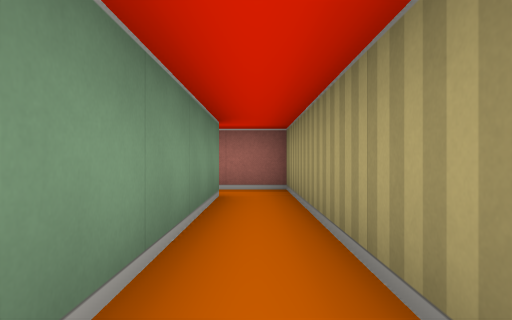
[1] (above)

24 first-person views from a walk through a cub3D maze. The camera is about half as high as the walls, looks level and sees 75° across. The floor is counted in squares. Each view is taken from the middle of a square. On the plan, view 1 faces up. The plan holds only what a view shows up to about 9 squares ahead; the rest is blank.

[2]
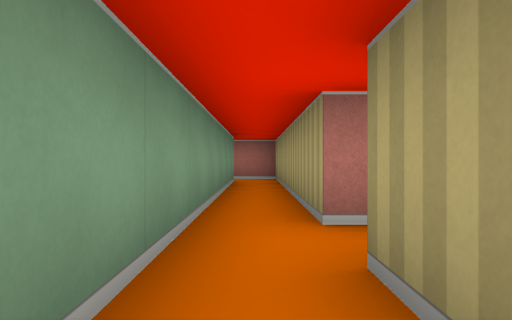

[3]
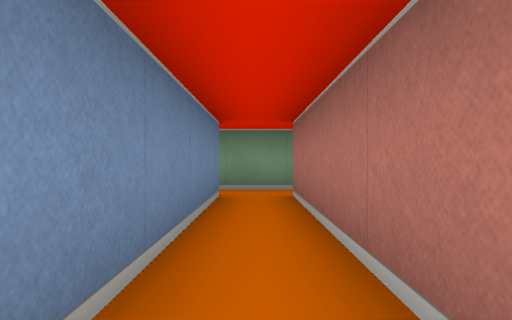

[4]
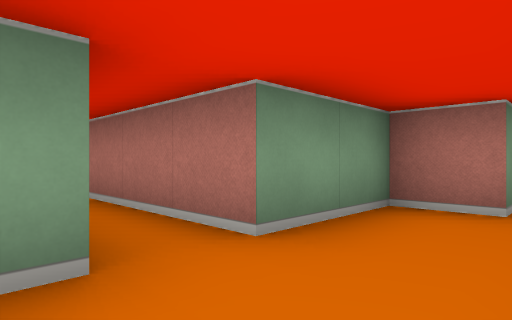

[5]
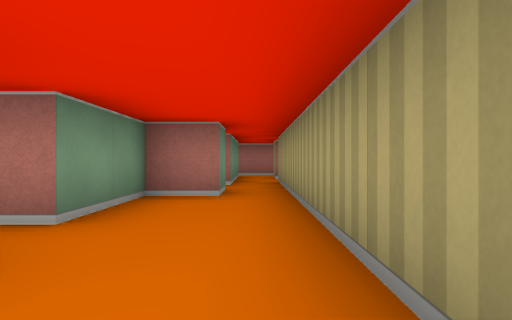

[6]
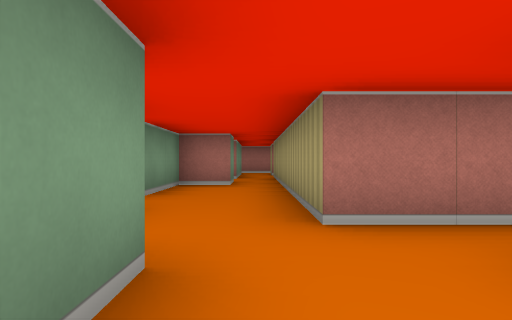

[7]
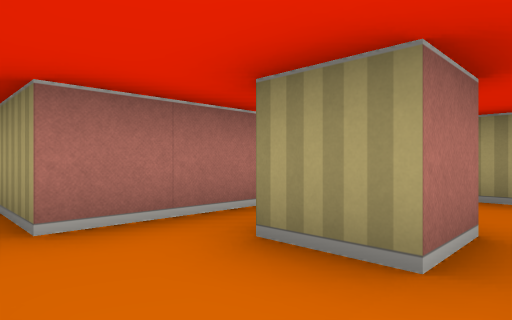

[8]
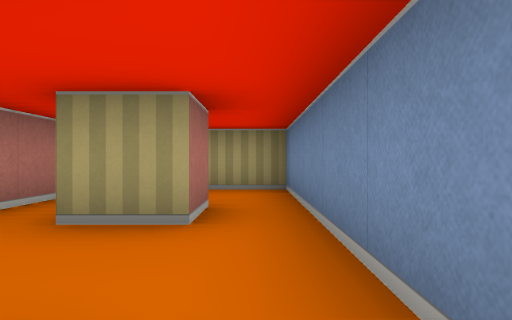

[9]
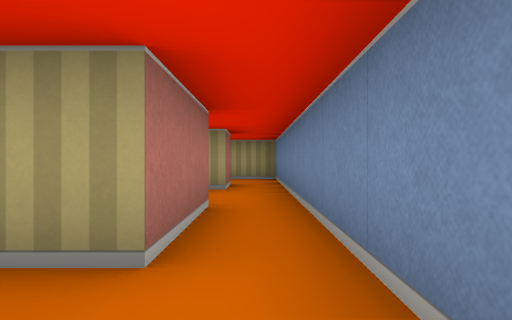

[10]
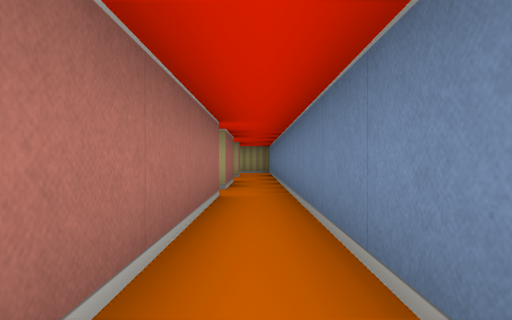

[11]
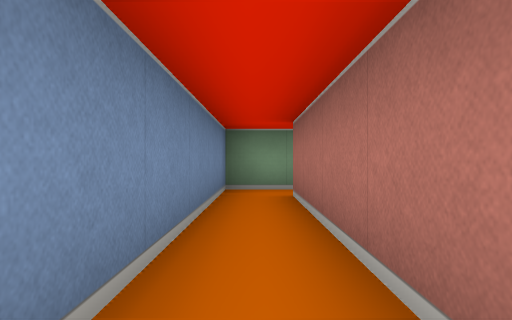

[12]
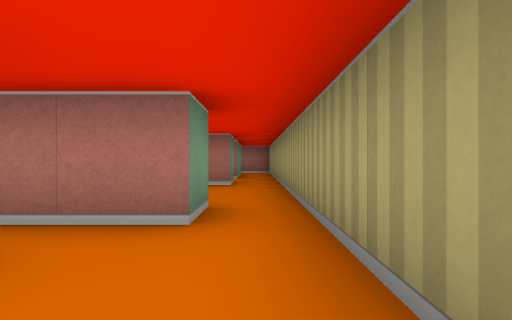

[13]
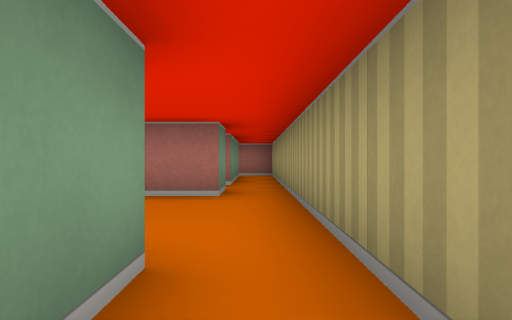

[14]
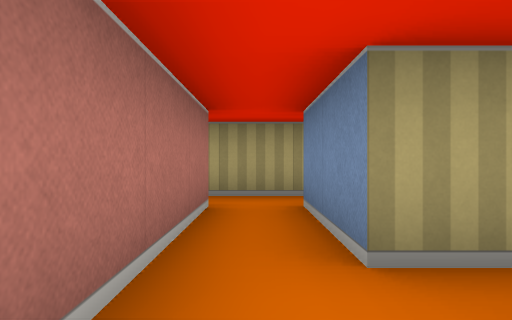

[15]
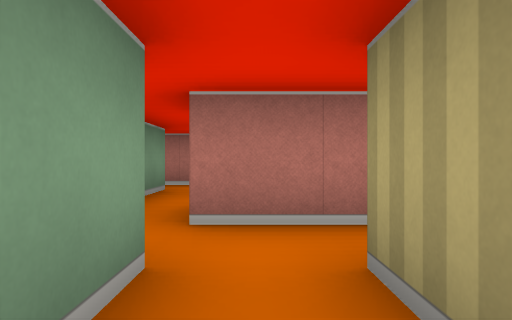

[16]
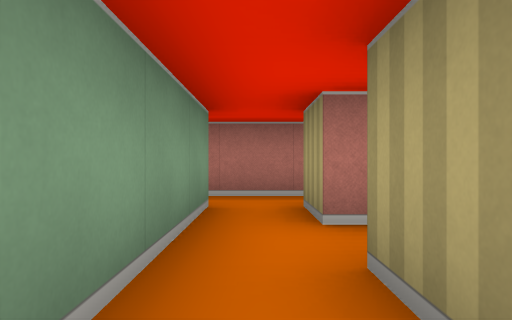

[17]
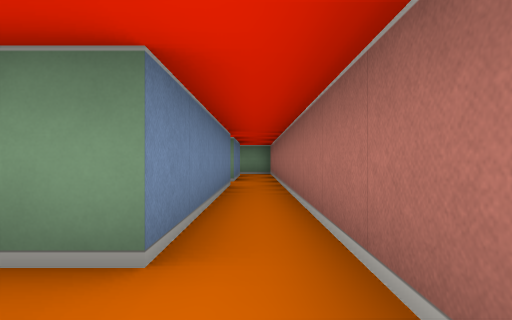

[18]
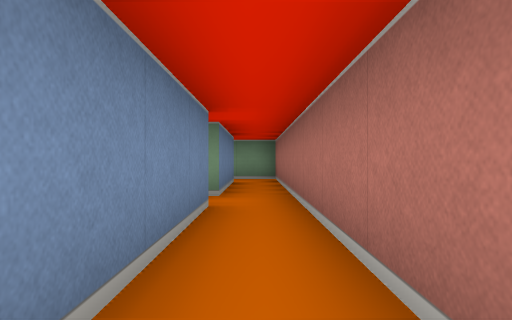

[19]
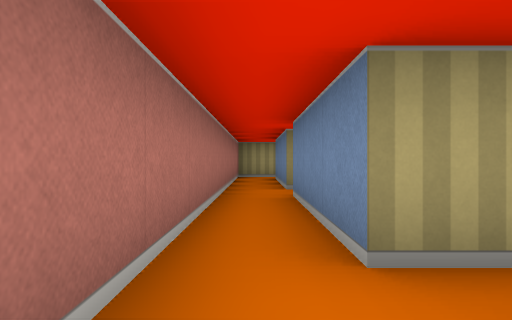

[20]
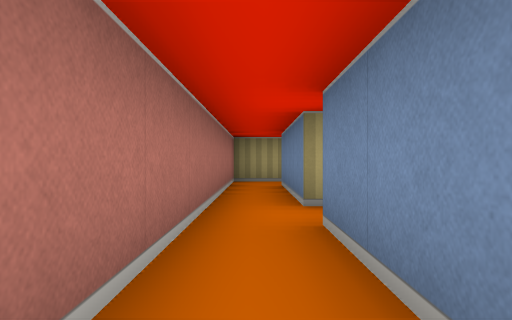

[21]
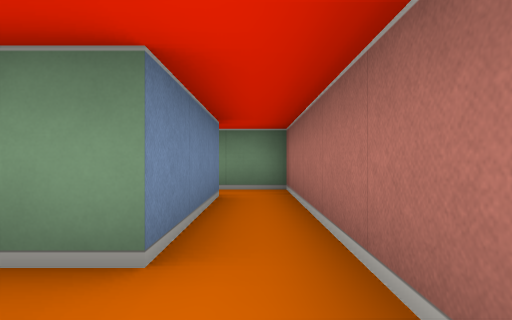

[22]
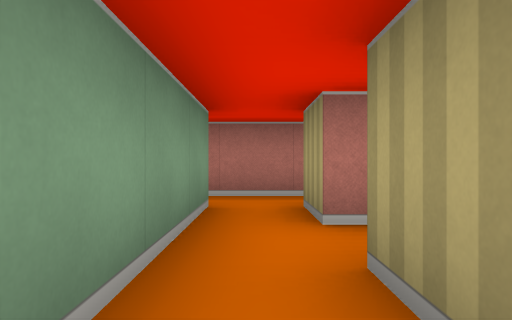

[23]
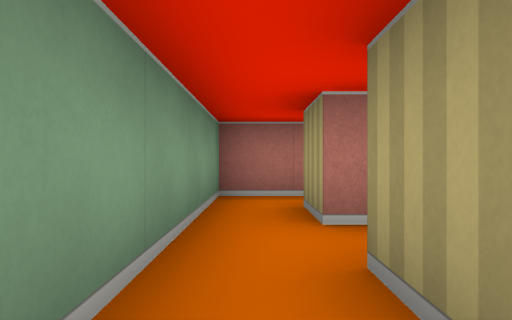

[24]
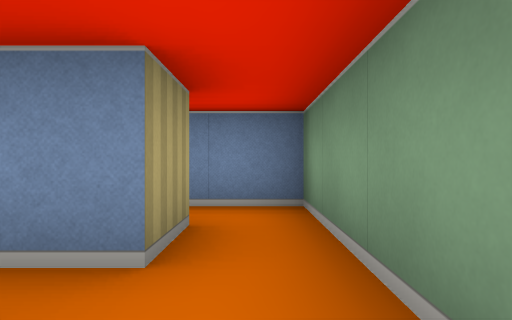

### Floor plan
Key: @ floor where view 1 was taken; # wall or solid block; . floor.
Columns run from 9 left of view 1 to 11 right of it. Each row starts with its distance up from view 1.
  8 #####################
  7 #...................#
  6 #.###.#####.###.###.#
  5 #.. #.. ..#...#.  #.#
  4 #.###.# #.#.###.# #.#
  3 #..  .  #.#.....#  .#
  2 ###     #.##.##.###.#
  1         #.# .#..# ..#
  0         #@####..# ..#
 -1         #.......# ..#
 -2         #.####..###.#
 -3          .   #......#
 -4      #.#####.##..#..#
 -5      #..............#
 -6      ################

Positions as (right, up) in squares from view 1, and headings:
1: (0, 0), facing up
2: (0, -3), facing up
3: (5, -1), facing left
4: (6, -2), facing up-left
5: (6, -3), facing up
6: (6, -5), facing up
7: (6, -5), facing up-right
8: (5, -5), facing right
9: (2, -5), facing right
10: (-2, -5), facing right
11: (2, -5), facing left
12: (10, -5), facing up
13: (10, -3), facing up
14: (2, 3), facing right
15: (3, 1), facing up
16: (2, 3), facing up
17: (3, 7), facing left
18: (0, 7), facing left
19: (1, 7), facing right
20: (3, 7), facing right
21: (-3, 7), facing left
22: (-4, 3), facing up
23: (-8, 3), facing up
24: (-8, 6), facing down
